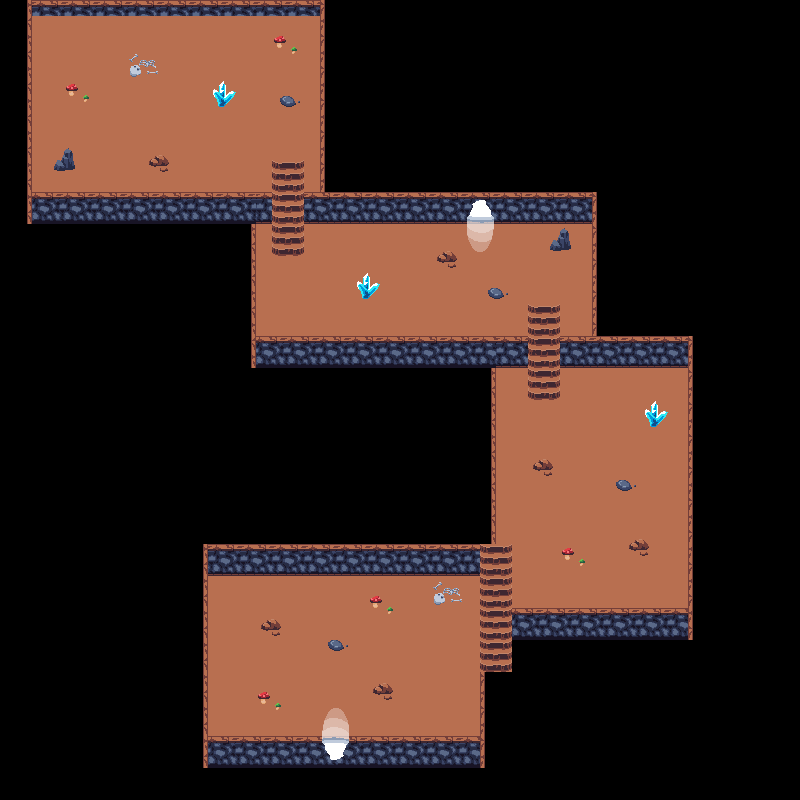

This game map was drawn from its Tiled (.tmx) file and the tilesets committed beside it. A one-line description and the trimmed map source follow:
An orthogonal 50x50 tile map with 16x16 px tiles, 4 tile layers (floor, stairs, walls, decorations), 2 tilesets and 20 objects (18x collision, exit_dungeon, spawn_dungeon).

<map version="1.8" tiledversion="1.8.2" orientation="orthogonal" renderorder="right-down" width="50" height="50" tilewidth="16" tileheight="16" infinite="0" nextlayerid="7" nextobjectid="21">
 <tileset firstgid="1" source="house.tsx" />
 <tileset firstgid="776" source="tileset_dungeon.tsx" />
 <layer id="1" name="floor" width="50" height="50">
  <data>[2500 cells, 695 non-empty, 16 distinct tile ids]</data>
 </layer>
 <layer id="2" name="stairs" width="50" height="50">
  <data>[2500 cells, 40 non-empty, 4 distinct tile ids]</data>
 </layer>
 <layer id="3" name="walls" width="50" height="50">
  <data>[2500 cells, 318 non-empty, 12 distinct tile ids]</data>
 </layer>
 <layer id="4" name="decorations" width="50" height="50">
  <data>[2500 cells, 104 non-empty, 32 distinct tile ids]</data>
 </layer>
 <objectgroup id="6" name="objects">
  <object id="1" type="collision" x="28" y="0" width="294.667" height="13.3333" />
  <object id="2" type="collision" x="24" y="2.66667" width="8" height="218.667" />
  <object id="3" type="collision" x="318.667" y="-4" width="5.33333" height="194.667" />
  <object id="4" type="collision" x="33.3333" y="192" width="238.667" height="28" />
  <object id="5" type="collision" x="305.333" y="192" width="292" height="28" />
  <object id="6" type="collision" x="249.333" y="222.667" width="5.33333" height="142.667" />
  <object id="7" type="collision" x="256" y="336" width="270.667" height="29.3333" />
  <object id="8" type="collision" x="560" y="336" width="134.667" height="26.6667" />
  <object id="9" type="collision" x="590.667" y="208" width="8" height="128" />
  <object id="10" type="collision" x="489.333" y="360" width="5.33333" height="181.333" />
  <object id="11" type="collision" x="204" y="522.667" width="277.333" height="50.6667" />
  <object id="12" type="collision" x="201.333" y="553.333" width="8" height="212" />
  <object id="13" type="collision" x="201.333" y="736" width="282.667" height="28" />
  <object id="14" type="collision" x="477.333" y="672" width="6.66667" height="62.6667" />
  <object id="15" type="collision" x="510.667" y="609.333" width="184" height="28" />
  <object id="16" type="collision" x="685.333" y="341.333" width="8" height="269.333" />
  <object id="17" type="collision" x="360" y="276" width="13.3333" height="20" />
  <object id="18" type="collision" x="645.333" y="404" width="17.3333" height="24" />
  <object id="19" name="exit_dungeon" x="320" y="729.333" width="30.6667" height="26.6667" />
  <object id="20" name="spawn_dungeon" x="320" y="686.667">
   <point />
  </object>
 </objectgroup>
</map>
